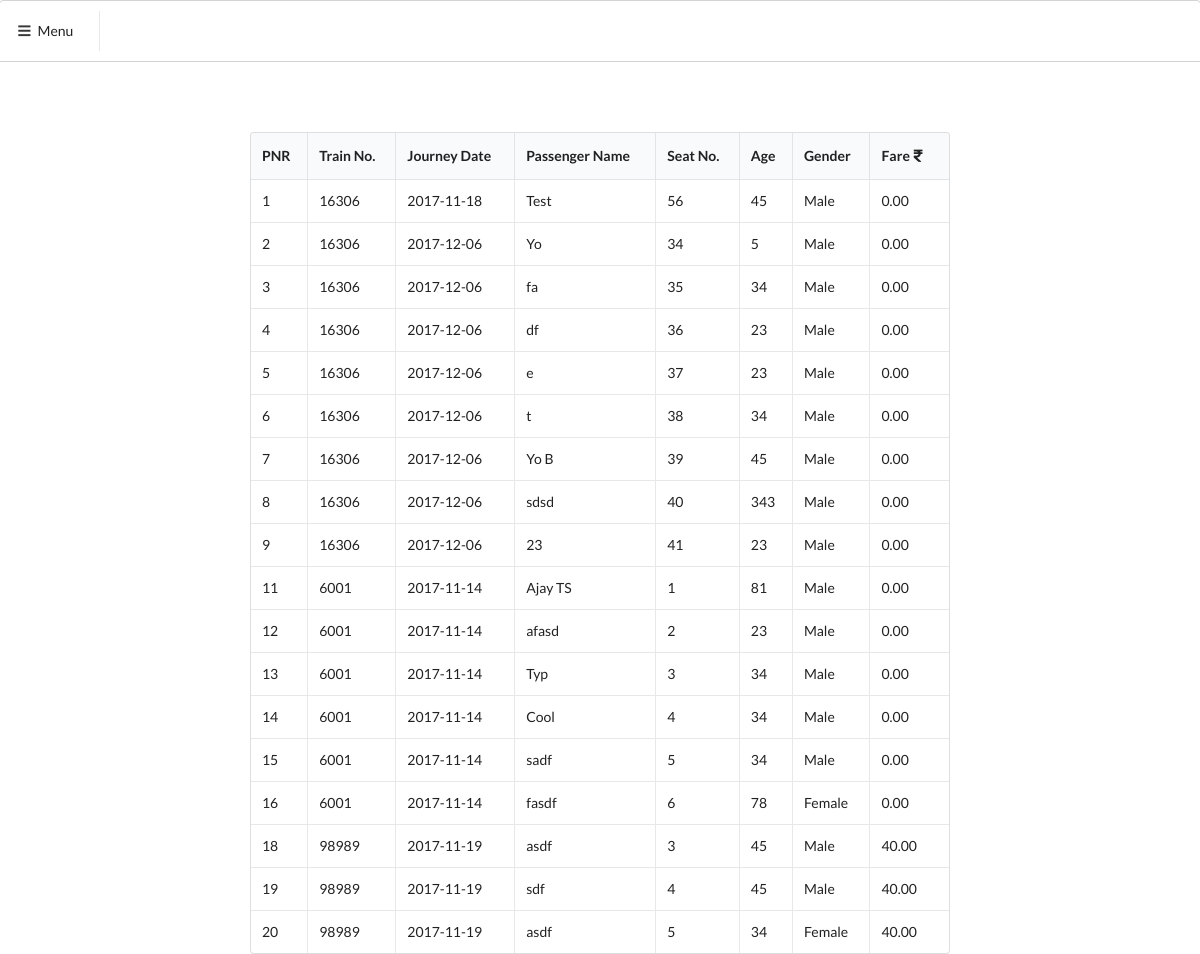
Page /transaction.php (signed in) on the committed database.
### tables this page shows
CREATE TABLE `Passenger` (
  `PNR` int(11) NOT NULL AUTO_INCREMENT,
  `Seat_no` int(11) NOT NULL,
  `Passenger_name` varchar(30) NOT NULL,
  `Age` int(11) NOT NULL,
  `Gender` enum('Male','Female') NOT NULL,
  `Train_ID` int(11) NOT NULL,
  `Booked_By` varchar(30) NOT NULL,
  `Journey_Date` date NOT NULL,
  `Fare` decimal(10,2) NOT NULL,
  PRIMARY KEY (`PNR`),
  KEY `Train_ID` (`Train_ID`),
  KEY `Booked_By` (`Booked_By`),
  CONSTRAINT `Passenger_ibfk_1` FOREIGN KEY (`Train_ID`) REFERENCES `Train` (`Train_ID`),
  CONSTRAINT `Passenger_ibfk_2` FOREIGN KEY (`Booked_By`) REFERENCES `User` (`EmailID`)
);

### transaction.php (the view, shortened to what this page needs)
<!DOCTYPE html>
<html>
  <head>
    <link rel="stylesheet" href="https://cdnjs.cloudflare.com/ajax/libs/semantic-ui/2.2.13/semantic.min.css">
    <link rel="stylesheet" href="/miniproject/css/menu.css">
  </head>
  <body>
  <div class="ui pusher">
    <div class="ui top attached demo menu">
      <a class="item" id="menu-button">
        <i class="sidebar icon"></i>
        Menu
      </a>
    </div>
    <div class="ui container">
          <?php
            $servername = "localhost";
            $username = "root";
            $password = "password";
            $dbname = "miniproject";
            $email=$GLOBALS['user-info']['EmailID'];
            $conn = new mysqli($servername, $username, $password, $dbname);
            $sql="SELECT * FROM `Passenger` WHERE Booked_By='$email'";
            $result = $conn->query($sql);
            if ($result->num_rows > 0){
              echo "<table class='ui celled table'>";
              echo "<thead>";
              echo "<th>PNR</th>";
              echo "<th>Train No.</th>";
              echo "<th>Journey Date</th>";
              echo "<th>Passenger Name</th>";
              echo "<th>Seat No.</th>";
              echo "<th>Age</th>";
              echo "<th>Gender</th>";
              echo "<th>Fare<i class='rupee icon'></i></th>";
              echo "</thead>";
              echo "<tbody>";
              while($row = $result->fetch_assoc()) {
                echo "<tr>";
                echo "<td>".$row['PNR']."</td>";
                echo "<td>".$row['Train_ID']."</td>";
                echo "<td>".$row['Journey_Date']."</td>";
                echo "<td>".$row['Passenger_name']."</td>";
                echo "<td>".$row['Seat_no']."</td>";
                echo "<td>".$row['Age']."</td>";
                echo "<td>".$row['Gender']."</td>";
                echo "<td>".$row['Fare']."</td>";
                echo "</tr>";
              }
              echo "</tbody></table>";
            }
            else{
              echo "<h4>No tickets found!</h4>";
            }
          ?>
    </div>
  </div>
  </body>
</html>

### css/menu.css (style rules this page uses)
#menu-button { max-width:100px; margin-left: 0px; }
.ui.top.attached.demo.menu > .item { margin: 10px 10px; width: 180px; }
.ui.container { margin: 0 auto; max-width: 700px !important; margin-top: 70px; margin-bottom: 70px; word-wrap: break-word; }

### rows in the picture
passenger: PNR "1", Train_ID "16306", Journey_Date "2017-11-18", Passenger_name "Test", Seat_no "56", Age "45", Gender "Male", Fare "0.00"
passenger: PNR "2", Train_ID "16306", Journey_Date "2017-12-06", Passenger_name "Yo", Seat_no "34", Age "5", Gender "Male", Fare "0.00"
passenger: PNR "3", Train_ID "16306", Journey_Date "2017-12-06", Passenger_name "fa", Seat_no "35", Age "34", Gender "Male", Fare "0.00"
passenger: PNR "4", Train_ID "16306", Journey_Date "2017-12-06", Passenger_name "df", Seat_no "36", Age "23", Gender "Male", Fare "0.00"
passenger: PNR "5", Train_ID "16306", Journey_Date "2017-12-06", Passenger_name "e", Seat_no "37", Age "23", Gender "Male", Fare "0.00"
passenger: PNR "6", Train_ID "16306", Journey_Date "2017-12-06", Passenger_name "t", Seat_no "38", Age "34", Gender "Male", Fare "0.00"
passenger: PNR "7", Train_ID "16306", Journey_Date "2017-12-06", Passenger_name "Yo B", Seat_no "39", Age "45", Gender "Male", Fare "0.00"
passenger: PNR "8", Train_ID "16306", Journey_Date "2017-12-06", Passenger_name "sdsd", Seat_no "40", Age "343", Gender "Male", Fare "0.00"
passenger: PNR "9", Train_ID "16306", Journey_Date "2017-12-06", Passenger_name "23", Seat_no "41", Age "23", Gender "Male", Fare "0.00"
passenger: PNR "11", Train_ID "6001", Journey_Date "2017-11-14", Passenger_name "Ajay TS", Seat_no "1", Age "81", Gender "Male", Fare "0.00"
passenger: PNR "12", Train_ID "6001", Journey_Date "2017-11-14", Passenger_name "afasd", Seat_no "2", Age "23", Gender "Male", Fare "0.00"
passenger: PNR "13", Train_ID "6001", Journey_Date "2017-11-14", Passenger_name "Typ", Seat_no "3", Age "34", Gender "Male", Fare "0.00"
passenger: PNR "14", Train_ID "6001", Journey_Date "2017-11-14", Passenger_name "Cool", Seat_no "4", Age "34", Gender "Male", Fare "0.00"
passenger: PNR "15", Train_ID "6001", Journey_Date "2017-11-14", Passenger_name "sadf", Seat_no "5", Age "34", Gender "Male", Fare "0.00"
passenger: PNR "16", Train_ID "6001", Journey_Date "2017-11-14", Passenger_name "fasdf", Seat_no "6", Age "78", Gender "Female", Fare "0.00"
passenger: PNR "18", Train_ID "98989", Journey_Date "2017-11-19", Passenger_name "asdf", Seat_no "3", Age "45", Gender "Male", Fare "40.00"
passenger: PNR "19", Train_ID "98989", Journey_Date "2017-11-19", Passenger_name "sdf", Seat_no "4", Age "45", Gender "Male", Fare "40.00"
passenger: PNR "20", Train_ID "98989", Journey_Date "2017-11-19", Passenger_name "asdf", Seat_no "5", Age "34", Gender "Female", Fare "40.00"
